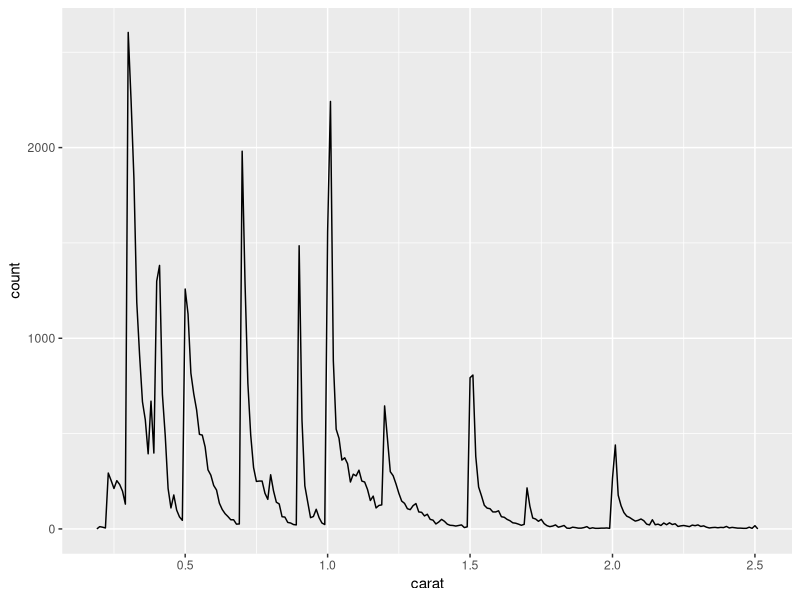
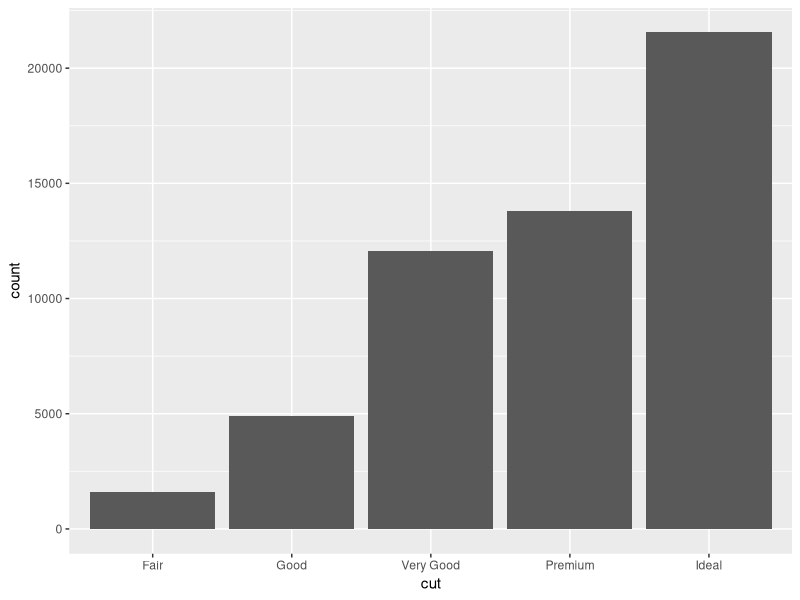
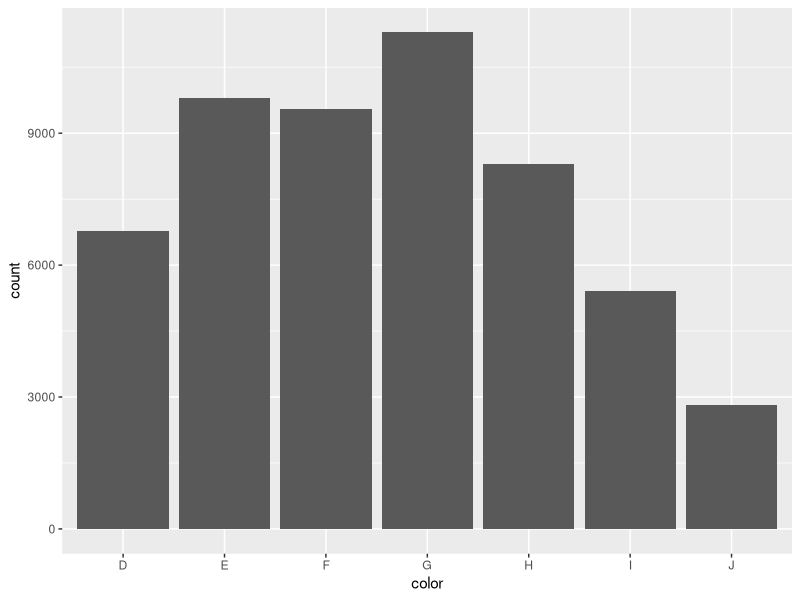
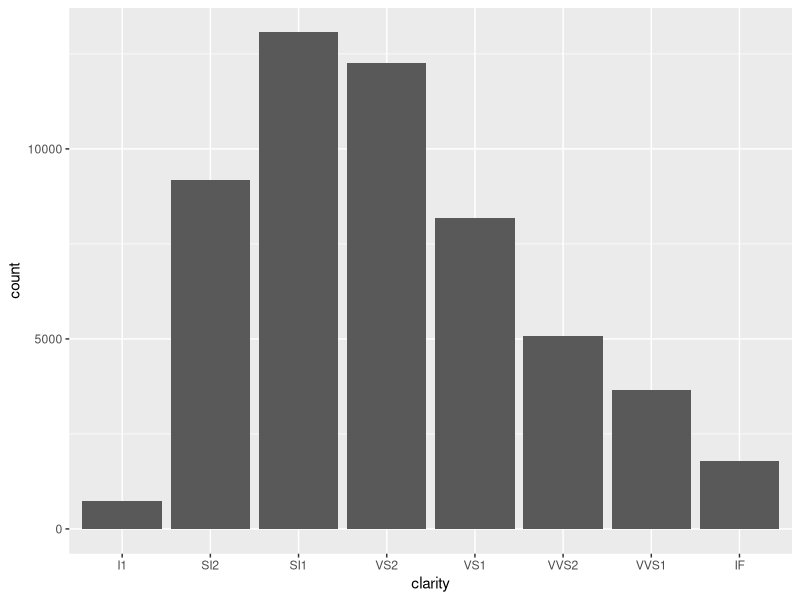
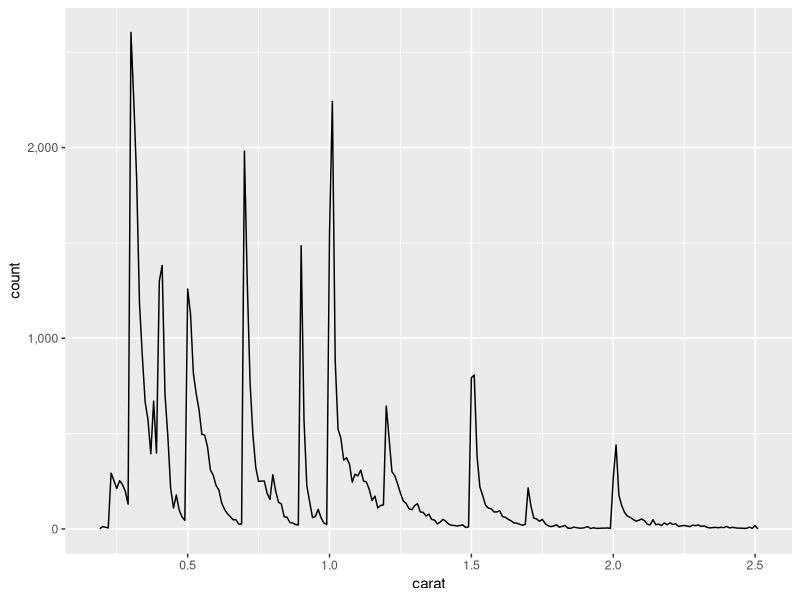

Here is the R script that generated these plots, in order: (Note: this script raises an error after producing the figures.)
## ---- chunk 1
library(ggplot2)
library(dplyr)

smaller <- diamonds %>% 
  filter(carat <= 2.5)
## ---- chunk 2
smaller %>% 
  ggplot(aes(carat)) + 
  geom_freqpoly(binwidth = 0.01)
## ---- chunk 3
knitr::opts_chunk$set(echo = FALSE)
library(tidyverse)
## ---- chunk 4

ggplot(diamonds) + 
  geom_bar(mapping = aes(x = cut))

## ---- chunk 5
ggplot(diamonds) + 
  geom_bar(mapping = aes(x = color))

## ---- chunk 6
ggplot(diamonds) + 
  geom_bar(mapping = aes(x = clarity))

## ---- chunk 7
knitr::kable(
  arrange(diamonds, desc(carat))[1:20,1:4],
  caption = '20 Largest Diamonds'
)


## ---- chunk 8
library(scales)
smaller %>% 
  ggplot(aes(carat)) + 
  geom_freqpoly(binwidth = 0.01) +
  scale_y_continuous(label = comma)

print(paste(comma(nrow(filter(diamonds, carat > 2.5))/nrow(diamonds),digits=2), '% of diamonds are larger than 2.5 carats',sep=''))


## ---- chunk 9
thedate <- lubridate::now()
print(thedate)

## ---- chunk 10
thedate2 <- thedate
print(thedate2)

## ---- chunk 11
thedate3 <- thedate2
print(thedate3)

## ---- chunk 12
thedate4 <- thedate3
print(thedate4)

